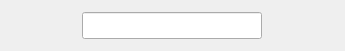
<?xml version="1.0" encoding="UTF-8"?>
<ui version="4.0">
 <class>GlobalSearchWidget</class>
 <widget class="QWidget" name="GlobalSearchWidget">
  <property name="geometry">
   <rect>
    <x>0</x>
    <y>0</y>
    <width>345</width>
    <height>51</height>
   </rect>
  </property>
  <property name="windowTitle">
   <string>Form</string>
  </property>
  <layout class="QHBoxLayout" name="horizontalLayout">
   <item>
    <widget class="SearchLineEdit" name="searchEdit">
     <property name="minimumSize">
      <size>
       <width>60</width>
       <height>27</height>
      </size>
     </property>
     <property name="maximumSize">
      <size>
       <width>180</width>
       <height>16777215</height>
      </size>
     </property>
    </widget>
   </item>
  </layout>
 </widget>
 <customwidgets>
  <customwidget>
   <class>SearchLineEdit</class>
   <extends>QLineEdit</extends>
   <header>libtomahawk/playlist/topbar/searchlineedit.h</header>
  </customwidget>
 </customwidgets>
 <resources/>
 <connections/>
</ui>
